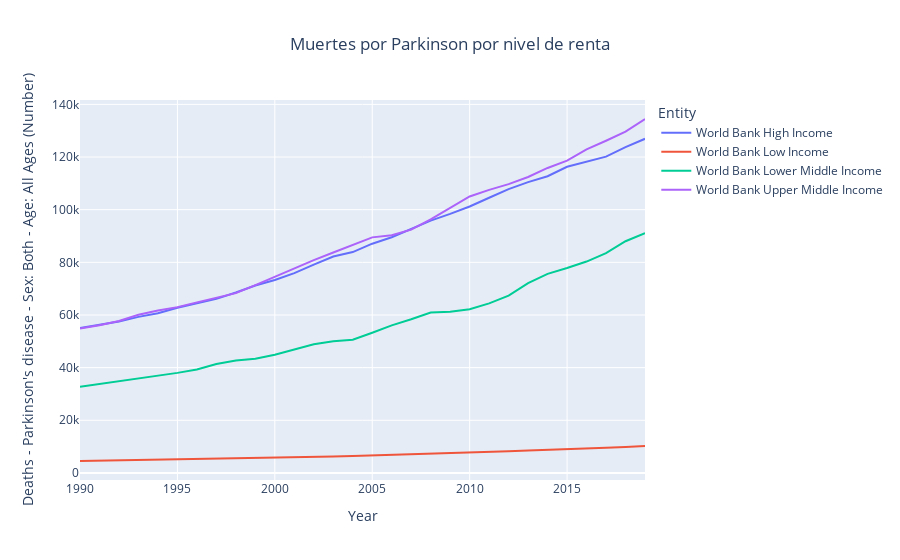

Notebook code for this chart:
### Markdown cell above
## Parkinson

### Code cell
fig=px.line(
    data_frame=df_income,
    y="Deaths - Parkinson's disease - Sex: Both - Age: All Ages (Number)",
    x="Year",
    color="Entity",
    title= "Muertes por Parkinson"
            
    )
fig.update_layout(
    title={
        'text': "Muertes por Parkinson por nivel de renta",
        'x': 0.5,
        'xanchor':'center'

    }
)

### Figure 1 — Plotly figure (JSON) as saved in the notebook; plotly's stock layout.template omitted (floating-point values rounded to 4 significant figures)
{"data": [{"hovertemplate": "Entity=World Bank High Income<br>Year=%{x}<br>Deaths - Parkinson's disease - Sex: Both - Age: All Ages (Number)=%{y}<extra></extra>", "legendgroup": "World Bank High Income", "line": {"color": "#636efa", "dash": "solid"}, "marker": {"symbol": "circle"}, "mode": "lines", "name": "World Bank High Income", "orientation": "v", "showlegend": true, "type": "scatter", "x": [1990, 1991, 1992, 1993, 1994, 1995, 1996, 1997, 1998, 1999, 2000, 2001, 2002, 2003, 2004, 2005, 2006, 2007, 2008, 2009, 2010, 2011, 2012, 2013, 2014, 2015, 2016, 2017, 2018, 2019], "xaxis": "x", "y": [55008, 56319, 57508, 59281, 60635, 62738, 64438, 66122, 68544, 71201, 73286, 75889, 79109, 82197, 83891, 87080, 89544, 92604, 95839, 98416, 101193, 104516, 107817, 110456, 112704, 116306, 118317, 120137, 123787, 126925], "yaxis": "y"}, {"hovertemplate": "Entity=World Bank Low Income<br>Year=%{x}<br>Deaths - Parkinson's disease - Sex: Both - Age: All Ages (Number)=%{y}<extra></extra>", "legendgroup": "World Bank Low Income", "line": {"color": "#EF553B", "dash": "solid"}, "marker": {"symbol": "circle"}, "mode": "lines", "name": "World Bank Low Income", "orientation": "v", "showlegend": true, "type": "scatter", "x": [1990, 1991, 1992, 1993, 1994, 1995, 1996, 1997, 1998, 1999, 2000, 2001, 2002, 2003, 2004, 2005, 2006, 2007, 2008, 2009, 2010, 2011, 2012, 2013, 2014, 2015, 2016, 2017, 2018, 2019], "xaxis": "x", "y": [4534, 4647, 4772, 4898, 5019, 5150, 5260, 5374, 5510, 5631, 5787, 5920, 6103, 6272, 6477, 6672, 6889, 7075, 7316, 7544, 7775, 8024, 8280, 8535, 8748, 9007, 9250, 9541, 9894, 10219], "yaxis": "y"}, {"hovertemplate": "Entity=World Bank Lower Middle Income<br>Year=%{x}<br>Deaths - Parkinson's disease - Sex: Both - Age: All Ages (Number)=%{y}<extra></extra>", "legendgroup": "World Bank Lower Middle Income", "line": {"color": "#00cc96", "dash": "solid"}, "marker": {"symbol": "circle"}, "mode": "lines", "name": "World Bank Lower Middle Income", "orientation": "v", "showlegend": true, "type": "scatter", "x": [1990, 1991, 1992, 1993, 1994, 1995, 1996, 1997, 1998, 1999, 2000, 2001, 2002, 2003, 2004, 2005, 2006, 2007, 2008, 2009, 2010, 2011, 2012, 2013, 2014, 2015, 2016, 2017, 2018, 2019], "xaxis": "x", "y": [32781, 33820, 34866, 36015, 37038, 38009, 39327, 41387, 42728, 43365, 44921, 46929, 48875, 50057, 50573, 53269, 56058, 58358, 60933, 61247, 62186, 64410, 67324, 72074, 75625, 77847, 80292, 83484, 88017, 91120], "yaxis": "y"}, {"hovertemplate": "Entity=World Bank Upper Middle Income<br>Year=%{x}<br>Deaths - Parkinson's disease - Sex: Both - Age: All Ages (Number)=%{y}<extra></extra>", "legendgroup": "World Bank Upper Middle Income", "line": {"color": "#ab63fa", "dash": "solid"}, "marker": {"symbol": "circle"}, "mode": "lines", "name": "World Bank Upper Middle Income", "orientation": "v", "showlegend": true, "type": "scatter", "x": [1990, 1991, 1992, 1993, 1994, 1995, 1996, 1997, 1998, 1999, 2000, 2001, 2002, 2003, 2004, 2005, 2006, 2007, 2008, 2009, 2010, 2011, 2012, 2013, 2014, 2015, 2016, 2017, 2018, 2019], "xaxis": "x", "y": [54833, 56085, 57746, 60059, 61690, 62984, 64795, 66462, 68311, 71344, 74548, 77459, 80846, 83723, 86750, 89479, 90257, 92435, 96294, 100528, 105027, 107535, 109700, 112414, 115852, 118621, 122871, 126187, 129622, 134442], "yaxis": "y"}], "layout": {"legend": {"title": {"text": "Entity"}, "tracegroupgap": 0}, "title": {"text": "Muertes por Parkinson por nivel de renta", "x": 0.5, "xanchor": "center"}, "xaxis": {"anchor": "y", "domain": [0, 1], "title": {"text": "Year"}}, "yaxis": {"anchor": "x", "domain": [0, 1], "title": {"text": "Deaths - Parkinson's disease - Sex: Both - Age: All Ages (Number)"}}}}
